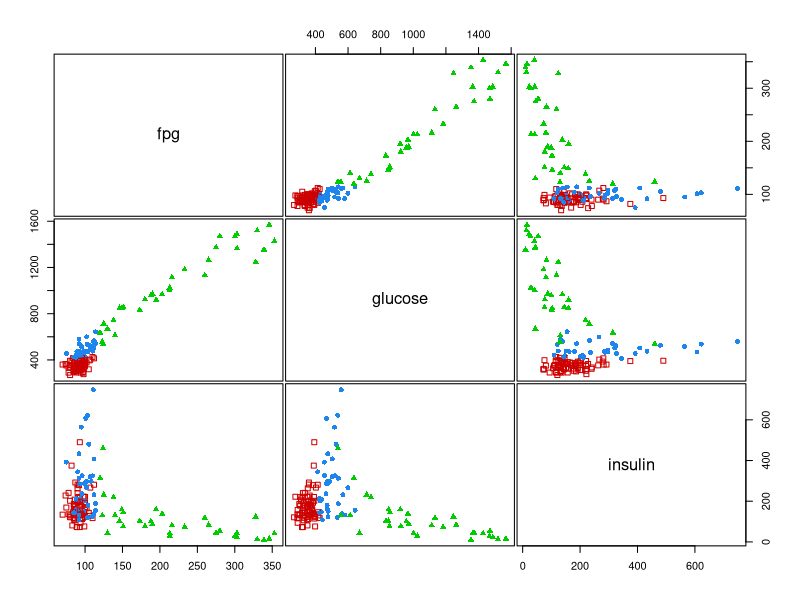
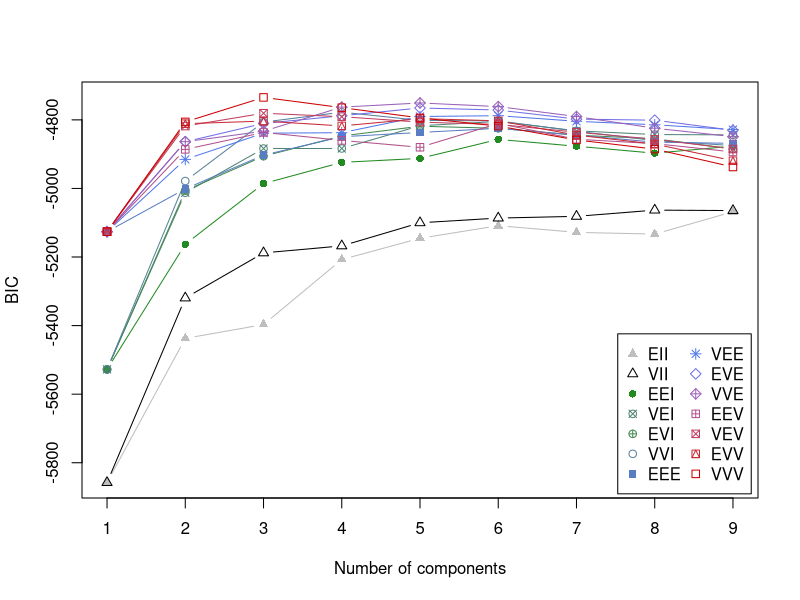
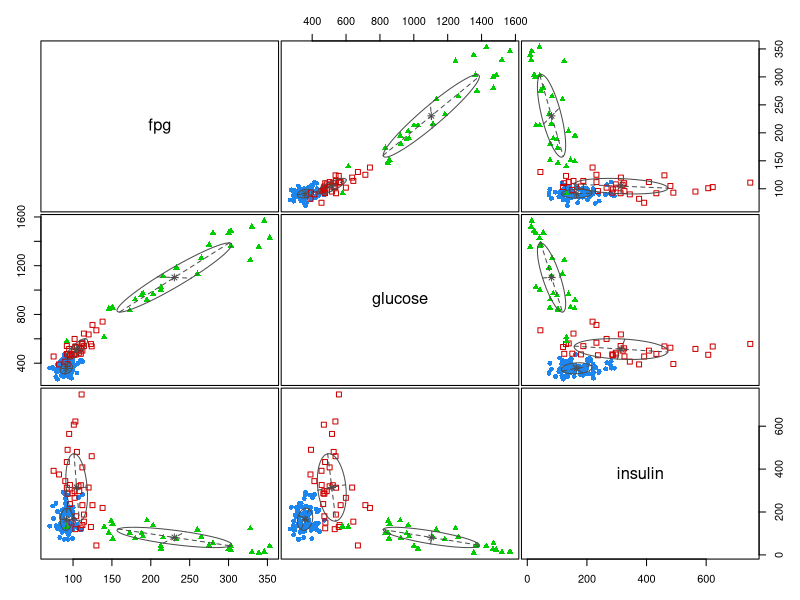
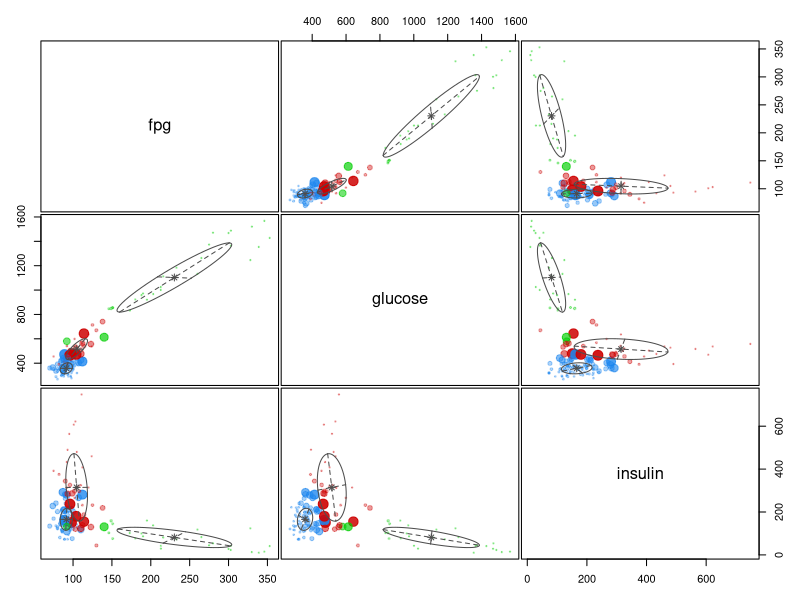
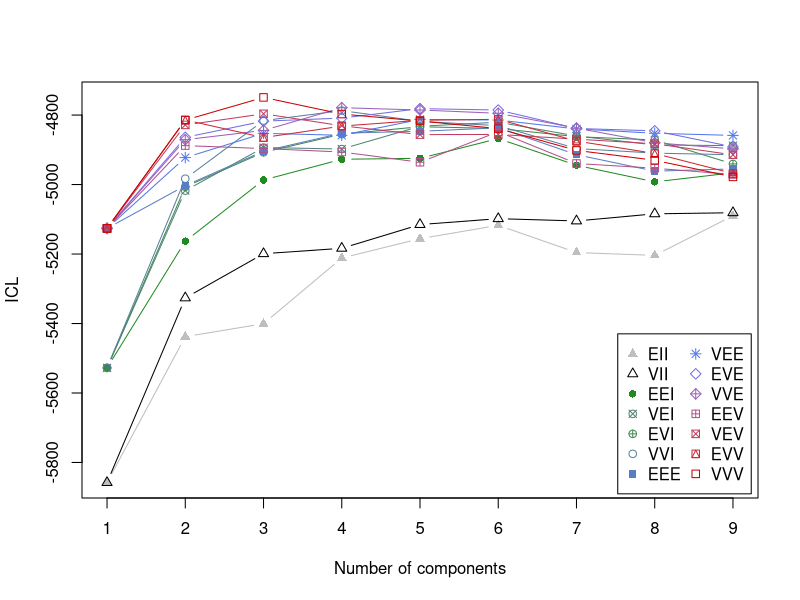
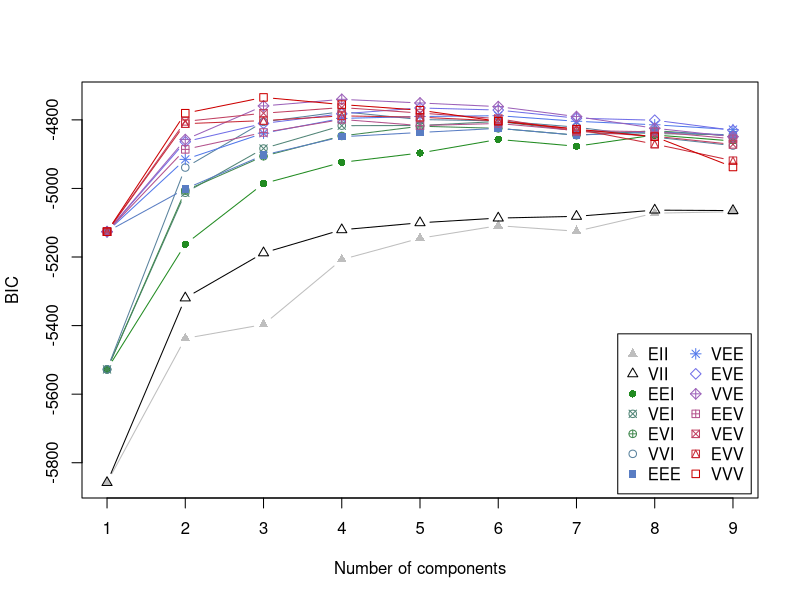
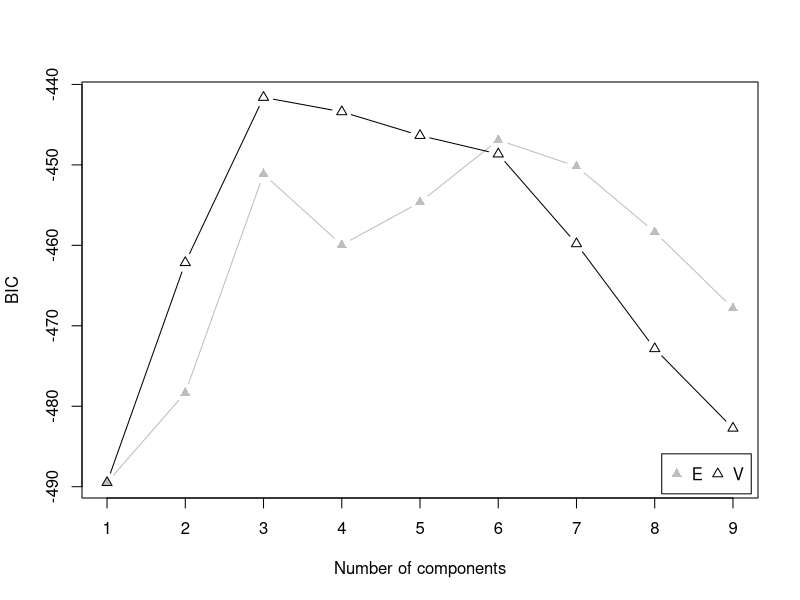
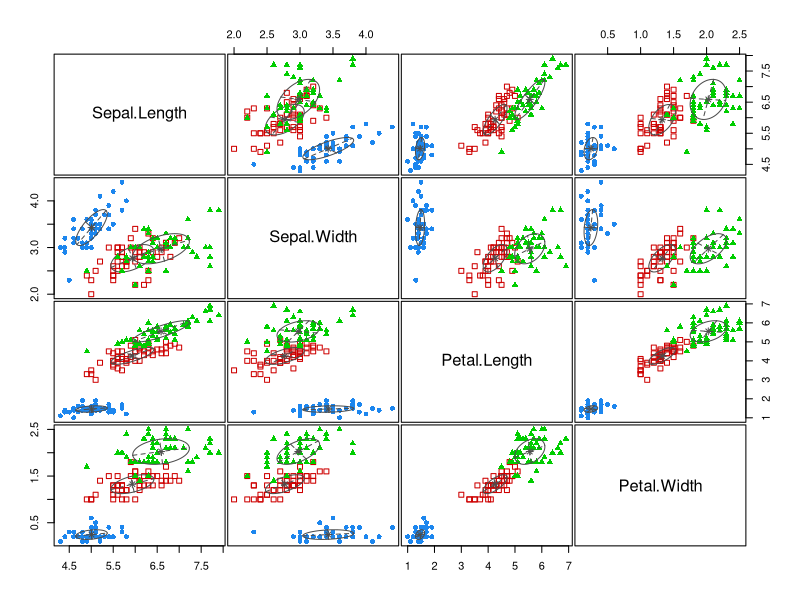

Recreate these plots in R, in order.
# Code example from 'mclust' vignette. See references/ for full tutorial.

## ----setup, include=FALSE-----------------------------------------------------
library(knitr)
opts_chunk$set(fig.align = "center", 
               out.width = "90%",
               fig.width = 6, fig.height = 5,
               dev.args = list(pointsize=10),
               par = TRUE, # needed for setting hook 
               collapse = TRUE, # collapse input & output code in chunks
               warning = FALSE)

knit_hooks$set(par = function(before, options, envir)
  { if(before && options$fig.show != "none") 
       par(family = "sans", mar=c(4.1,4.1,1.1,1.1), mgp=c(3,1,0), tcl=-0.5)
})
set.seed(1) # for exact reproducibility

## ----message = FALSE, echo=-2-------------------------------------------------
library(mclust)
cat(mclust:::mclustStartupMessage(), sep="")

## -----------------------------------------------------------------------------
data(diabetes)
#-- data corrections (see help("diabetes", package = "mclust")) --#
names(diabetes) <- c("class", "fpg", "glucose", "insulin")
diabetes$glucose[104] <- 455
#-----------------------------------------------------------------#
class <- diabetes$class
table(class)
X <- diabetes[,-1]
head(X)
clPairs(X, class)

BIC <- mclustBIC(X)
plot(BIC)
summary(BIC)

mod1 <- Mclust(X, x = BIC)
summary(mod1, parameters = TRUE)

plot(mod1, what = "classification")
table(class, mod1$classification)

plot(mod1, what = "uncertainty")

ICL <- mclustICL(X)
summary(ICL)
plot(ICL)

LRT <- mclustBootstrapLRT(X, modelName = "VVV")
LRT

## -----------------------------------------------------------------------------
(hc1 <- hc(X, modelName = "VVV", use = "SVD"))
BIC1 <- mclustBIC(X, initialization = list(hcPairs = hc1)) # default 
summary(BIC1)

(hc2 <- hc(X, modelName = "VVV", use = "VARS"))
BIC2 <- mclustBIC(X, initialization = list(hcPairs = hc2))
summary(BIC2)

(hc3 <- hc(X, modelName = "EEE", use = "SVD"))
BIC3 <- mclustBIC(X, initialization = list(hcPairs = hc3))
summary(BIC3)

## -----------------------------------------------------------------------------
BIC <- mclustBICupdate(BIC1, BIC2, BIC3)
summary(BIC)
plot(BIC)

## ----echo=-1------------------------------------------------------------------
set.seed(20181116)
data(galaxies, package = "MASS") 
galaxies <- galaxies / 1000
BIC <- NULL
for(j in 1:20)
{
  rBIC <- mclustBIC(galaxies, verbose = FALSE,
                    initialization = list(hcPairs = hcRandomPairs(galaxies)))
  BIC <- mclustBICupdate(BIC, rBIC)
}
summary(BIC)
plot(BIC)
mod <- Mclust(galaxies, x = BIC)
summary(mod)

## -----------------------------------------------------------------------------
data(iris)
class <- iris$Species
table(class)
X <- iris[,1:4]
head(X)
mod2 <- MclustDA(X, class, modelType = "EDDA")
summary(mod2)
plot(mod2, what = "scatterplot")
plot(mod2, what = "classification")

## -----------------------------------------------------------------------------
data(banknote)
class <- banknote$Status
table(class)
X <- banknote[,-1]
head(X)
mod3 <- MclustDA(X, class)
summary(mod3)
plot(mod3, what = "scatterplot")
plot(mod3, what = "classification")

## -----------------------------------------------------------------------------
cv <- cvMclustDA(mod2, nfold = 10)
str(cv)
unlist(cv[3:6])
cv <- cvMclustDA(mod3, nfold = 10)
str(cv)
unlist(cv[3:6])

## -----------------------------------------------------------------------------
data(acidity)
mod4 <- densityMclust(acidity)
summary(mod4)
plot(mod4, what = "BIC")
plot(mod4, what = "density", data = acidity, breaks = 15)
plot(mod4, what = "diagnostic", type = "cdf")
plot(mod4, what = "diagnostic", type = "qq")

## -----------------------------------------------------------------------------
data(faithful)
mod5 <- densityMclust(faithful)
summary(mod5)
plot(mod5, what = "BIC")
plot(mod5, what = "density", type = "hdr", data = faithful, points.cex = 0.5)
plot(mod5, what = "density", type = "persp")

## -----------------------------------------------------------------------------
boot1 <- MclustBootstrap(mod1, nboot = 999, type = "bs")
summary(boot1, what = "se")
summary(boot1, what = "ci")

## ----echo=-1, fig.width=6, fig.height=7---------------------------------------
par(mfrow=c(4,3))
plot(boot1, what = "pro")
plot(boot1, what = "mean")

## -----------------------------------------------------------------------------
boot4 <- MclustBootstrap(mod4, nboot = 999, type = "bs")
summary(boot4, what = "se")
summary(boot4, what = "ci")

## ----echo=-1------------------------------------------------------------------
par(mfrow=c(2,2))
plot(boot4, what = "pro")
plot(boot4, what = "mean")

## -----------------------------------------------------------------------------
mod1dr <- MclustDR(mod1)
summary(mod1dr)
plot(mod1dr, what = "pairs")
plot(mod1dr, what = "boundaries", ngrid = 200)

mod1dr <- MclustDR(mod1, lambda = 1)
summary(mod1dr)
plot(mod1dr, what = "scatterplot")
plot(mod1dr, what = "boundaries", ngrid = 200)

## -----------------------------------------------------------------------------
mod2dr <- MclustDR(mod2)
summary(mod2dr)
plot(mod2dr, what = "scatterplot")
plot(mod2dr, what = "boundaries", ngrid = 200)

mod3dr <- MclustDR(mod3)
summary(mod3dr)
plot(mod3dr, what = "scatterplot")
plot(mod3dr, what = "boundaries", ngrid = 200)

## -----------------------------------------------------------------------------
mclust.options("bicPlotColors")
mclust.options("classPlotColors")

## ----eval=FALSE---------------------------------------------------------------
# palette.colors(palette = "Okabe-Ito")

## -----------------------------------------------------------------------------
cbPalette <- c("#000000", "#E69F00", "#56B4E9", "#009E73", "#F0E442", "#0072B2", 
"#D55E00", "#CC79A7", "#999999")

## -----------------------------------------------------------------------------
bicPlotColors <- mclust.options("bicPlotColors")
bicPlotColors[1:14] <- c(cbPalette, cbPalette[1:5])
mclust.options("bicPlotColors" = bicPlotColors)
mclust.options("classPlotColors" = cbPalette[-1])

clPairs(iris[,-5], iris$Species)
mod <- Mclust(iris[,-5])
plot(mod, what = "BIC")
plot(mod, what = "classification")

## -----------------------------------------------------------------------------
sessionInfo()
